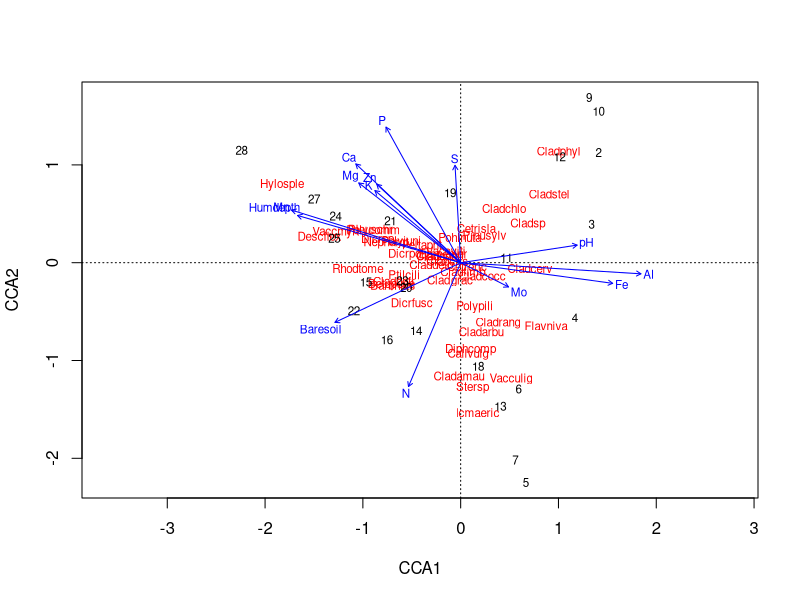
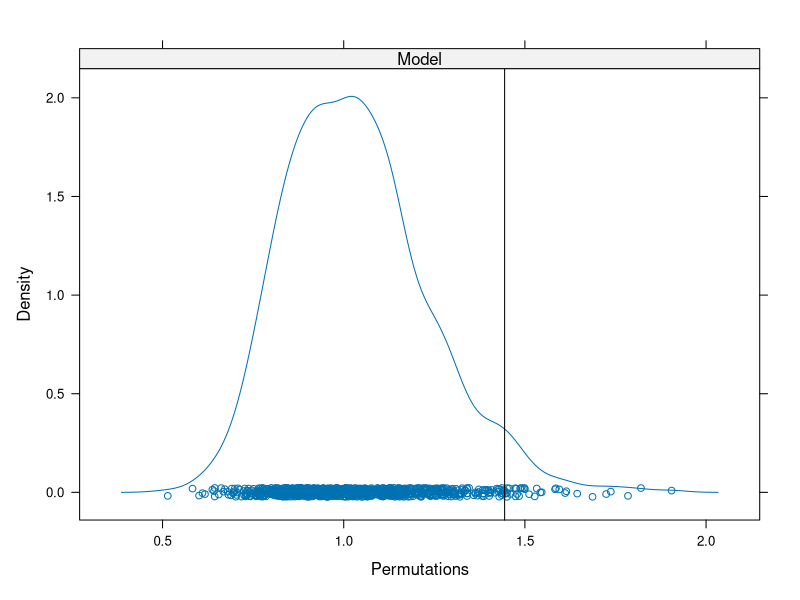
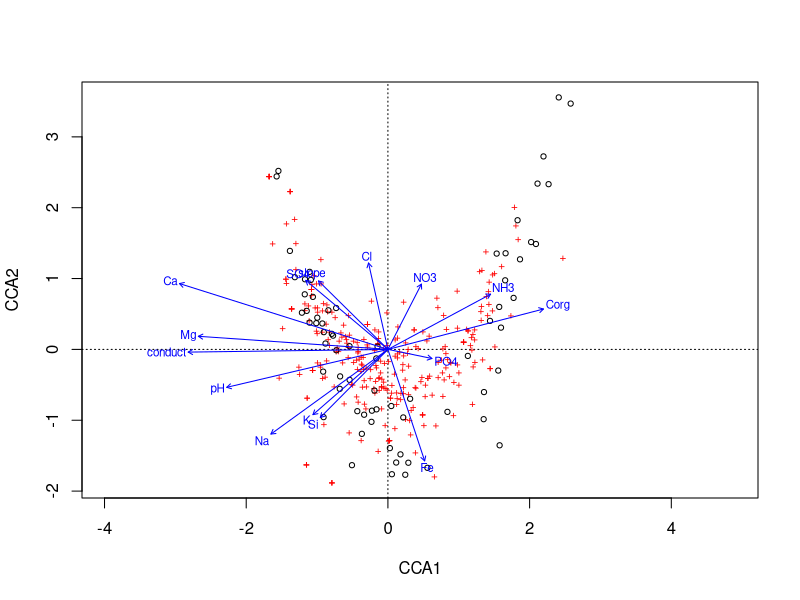
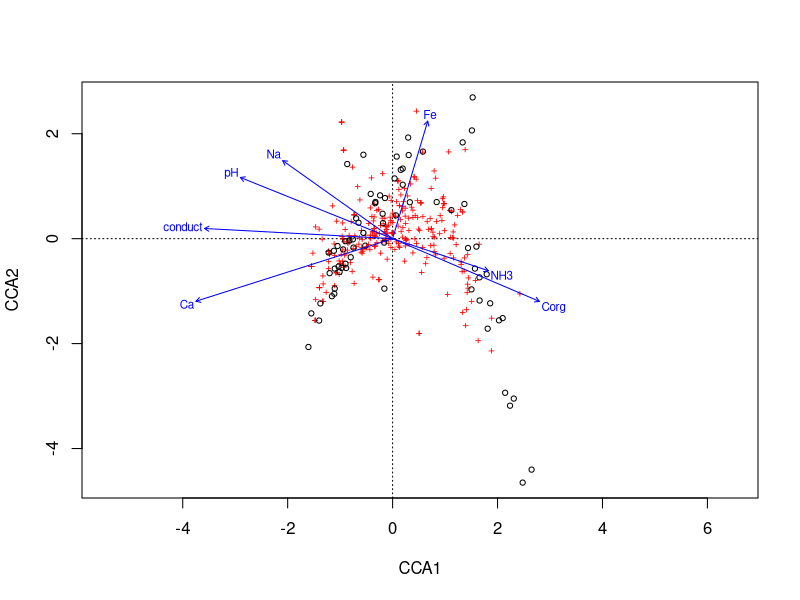
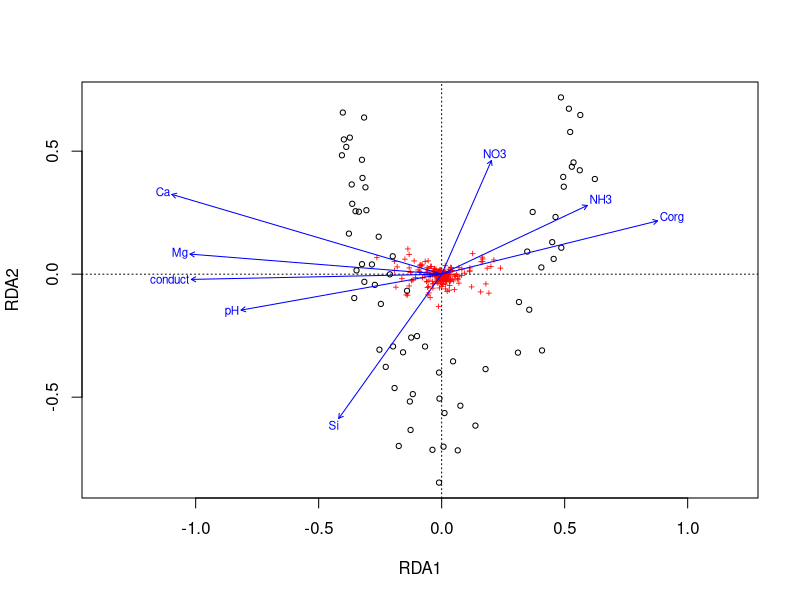

Recreate these plots in R, in order. (Note: this script raises an error after producing the figures.)
## ---- chunk 1
options(htmltools.dir.version = FALSE)
knitr::opts_chunk$set(cache = TRUE, dev = 'svg', echo = TRUE, message = FALSE, warning = FALSE,
                      fig.height=6, fig.width = 1.777777*6)
library("vegan")
library("ggplot2")
data(varespec)
data(varechem)

## plot defaults
theme_set(theme_minimal(base_size = 16, base_family = 'Fira Sans'))
## ---- chunk 2
cca1 <- cca(varespec ~ ., data = varechem)
cca1
## ---- chunk 3
rda1 <- rda(varespec ~ ., data = varechem)
rda1
## ---- chunk 4
eigenvals(cca1)
## ---- chunk 5
library("vegan")
data(varechem, varespec)
## ---- chunk 6
mycca1 <- cca(varespec ~ N + P + K, data = varechem)
mycca1
## ---- chunk 7
ev <- eigenvals(mycca1, model = "constrained")
head(ev)
length(ev)
## ---- chunk 8
str(scores(cca1, choices = 1:4, display = c("species","sites")), max = 1)
head(scores(cca1, choices = 1:2, display = "sites"))
## ---- chunk 9
scores(cca1, choices = 1:2, display = "species", scaling = 3)
## ---- chunk 10
scrs <- scores(mycca1, display = "sites", choices = c(2,3),
               scaling = "sites", hill = TRUE)
head(scrs)
## ---- chunk 11
pcca <- cca(X = varespec,
            Y = varechem[, "Ca", drop = FALSE],
            Z = varechem[, "pH", drop = FALSE])
## ---- chunk 12
pcca <- cca(varespec ~ Ca + Condition(pH), data = varechem) ## easier!
## ---- chunk 13
pcca <- cca(varespec ~ Ca + Condition(pH), data = varechem) ## easier!
pcca
## ---- chunk 14
plot(cca1)
## ---- chunk 15
vare.cca <- cca(varespec ~ Al + P*(K + Baresoil), data = varechem)
vare.cca
## ---- chunk 16
vif.cca(cca1)
## ---- chunk 17
upr <- cca(varespec ~ ., data = varechem)
lwr <- cca(varespec ~ 1, data = varechem)
set.seed(1)
mods <- ordistep(lwr, scope = formula(upr), trace = 0)
## ---- chunk 18
mods
## ---- chunk 19
mods$anova
## ---- chunk 20
mods2 <- step(upr, scope = list(lower = formula(lwr), upper = formula(upr)), trace = 0,
              test = "perm")
mods2
## ---- chunk 21

## ---- chunk 22
RsquareAdj(cca1)
## ---- chunk 23
ordiR2step(lwr, upr, trace = FALSE)
## ---- chunk 24
pstat <- permustats(anova(cca1))
summary(pstat)
## ---- chunk 25

## ---- chunk 26
densityplot(pstat)
## ---- chunk 27
set.seed(42)
(perm <- anova(cca1))
## ---- chunk 28
args(anova.cca)
## ---- chunk 29
set.seed(1)
anova(mods, by = "axis")
## ---- chunk 30
set.seed(5)
anova(mods, by = "terms")
## ---- chunk 31
set.seed(10)
anova(mods, by = "margin")
## ---- chunk 32
## load vegan
library("vegan")

## load the data
spp <- read.csv("data/meadow-spp.csv", header = TRUE, row.names = 1)
env <- read.csv("data/meadow-env.csv", header = TRUE, row.names = 1)
## ---- chunk 33
m1 <- cca(spp ~ ., data = env)
set.seed(32)
anova(m1)
## ---- chunk 34
plot(m1)
## ---- chunk 35

## ---- chunk 36
set.seed(67)
lwr <- cca(spp ~ 1, data = env)
( m2 <- ordistep(lwr, scope = formula(m1), trace = FALSE) )
## ---- chunk 37
plot(m2)
## ---- chunk 38

## ---- chunk 39
m2$anova
## ---- chunk 40
spph <- decostand(spp, method = "hellinger")
m3 <- rda(spph ~ ., data = env)
lwr <- rda(spph ~ 1, data = env)
m4 <- ordistep(lwr, scope = formula(m3),
               trace = FALSE)
## ---- chunk 41
m4
## ---- chunk 42
plot(m4)
## ---- chunk 43

## ---- chunk 44
m5 <- ordiR2step(lwr, scope = formula(m3), trace = FALSE)
m5$anova
## ---- chunk 45
knitr::include_graphics("./resources/cyclic-shifts-figure.png")
## ---- chunk 46
shuffle(10, control = how(within = Within(type = "series")))
## ---- chunk 47
set.seed(4)
h <- how(within = Within(type = "grid",
                         ncol = 3, nrow = 3))
perm <- shuffle(9, control = h)
matrix(perm, ncol = 3)
## ---- chunk 48
knitr::include_graphics("./resources/Toroidal_coord.png")
## ---- chunk 49
knitr::include_graphics("./resources/cyclic-shifts-with-mirror-figure.svg")
## ---- chunk 50
plt <- gl(3, 10)
h <- how(within = Within(type = "series"), plots = Plots(strata = plt))
## ---- chunk 51
args(Within)
args(Plots)
## ---- chunk 52
args(how)
## ---- chunk 53
plt <- gl(3, 10)
h <- how(within = Within(type = "series"),
         plots = Plots(strata = plt))
set.seed(4)
p <- shuffle(30, control = h)
do.call("rbind", split(p, plt)) ## look at perms in context
## ---- chunk 54
plt <- gl(3, 10)
h <- how(within = Within(type = "series", constant = TRUE),
         plots = Plots(strata = plt))
set.seed(4)
p <- shuffle(30, control = h)
do.call("rbind", split(p, plt)) ## look at perms in context
## ---- chunk 55
## load vegan
library("vegan")

## load the data
spp <- read.csv("data/ohraz-spp.csv", header = TRUE, row.names = 1)
env <- read.csv("data/ohraz-env.csv", header = TRUE, row.names = 1)
molinia <- spp[, 1]
spp <- spp[, -1]

## Year as numeric
env <- transform(env, year = as.numeric(as.character(year)))
## ---- chunk 56
c1 <- rda(spp ~ year + year:mowing + year:fertilizer + year:removal + Condition(plotid), data = env)
(h <- how(within = Within(type = "none"), plots = Plots(strata = env$plotid, type = "free")))
## ---- chunk 57
set.seed(42)
anova(c1, permutations = h, model = "reduced")
## ---- chunk 58
set.seed(24)
anova(c1, permutations = h, model = "reduced", by = "axis")
